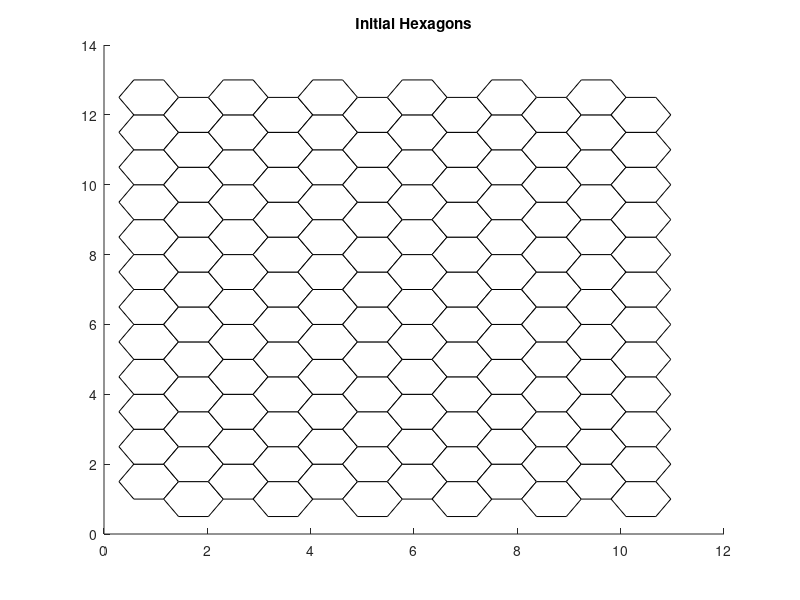

Reproduce this figure in MATLAB. (Note: this script raises an error after producing the figure.)
function [V,C,connectivitylist, neighbouring_cells] = hexgrid_voronoi()
%creates hexagonal list of vertices V, cell of cells C, and matrix of
%connetivity between the two
c = sqrt(3) / 2;
[X,Y] = meshgrid(0:1:13);
n = size(X,1);
X = c * X;
Y = Y + repmat([0 0.5],[n,n/2]);

% Plot the hexagonal mesh, including cell borders
%[XV YV] = voronoi(X(:),Y(:)); plot(XV,YV,'b-')
%axis equal, axis([10 20 10 20]), zoom on
[V,C] = voronoin([X(:),Y(:)]);
C=C(cellfun(@no_ones,C));
figure
for i = 1:length(C)
    patch(V(C{i},1),V(C{i},2),i,'FaceColor','w'); % draws hexagons
end
title('Initial Hexagons')
V(1,:) = [0 0];

for i = 1:length(C)%makes all hexagons counter clockwise
    x = V([C{i},C{i}(1)],1);
    y = V([C{i},C{i}(1)],2);
    if ispolycw(x,y)==true;
        C{i} = fliplr(C{i});
    end
end

N = length(C);%number of cells
connectivitylist = zeros(N,length(V));
for v = 2:length(V)
    for c = 1:N
        if any(C{c}==v)
            connectivitylist(c,v) = 1;
        end
    end
end

for i = 2:length(V);
    for l = 1:length(C);
        if connectivitylist(l,i) ==1;
            j1 = C{l}(circshift(C{l}==i,-1,2));
            j2 = C{l}(circshift(C{l}==i,0,2));
            j3 = C{l}(circshift(C{l}==i,1,2));
            neighbouring_cells{i}{l} = [j1 j2 j3];
        end
    end
end
        
% for v=1:length(V) %>?????? Maybe????
%     if sum(connectivitylist(:,v)) == 1
%         connectivitylist(:,v) = zeros(N,1);
%     end
% end
end
%connectivitylist(:,2:end);%removes point at infinity


function bool = no_ones(cell)
if (any(cell==1) || length(cell) <6)%removes non-hexagonal entries
    bool = false;
else
    bool = true;
end
end